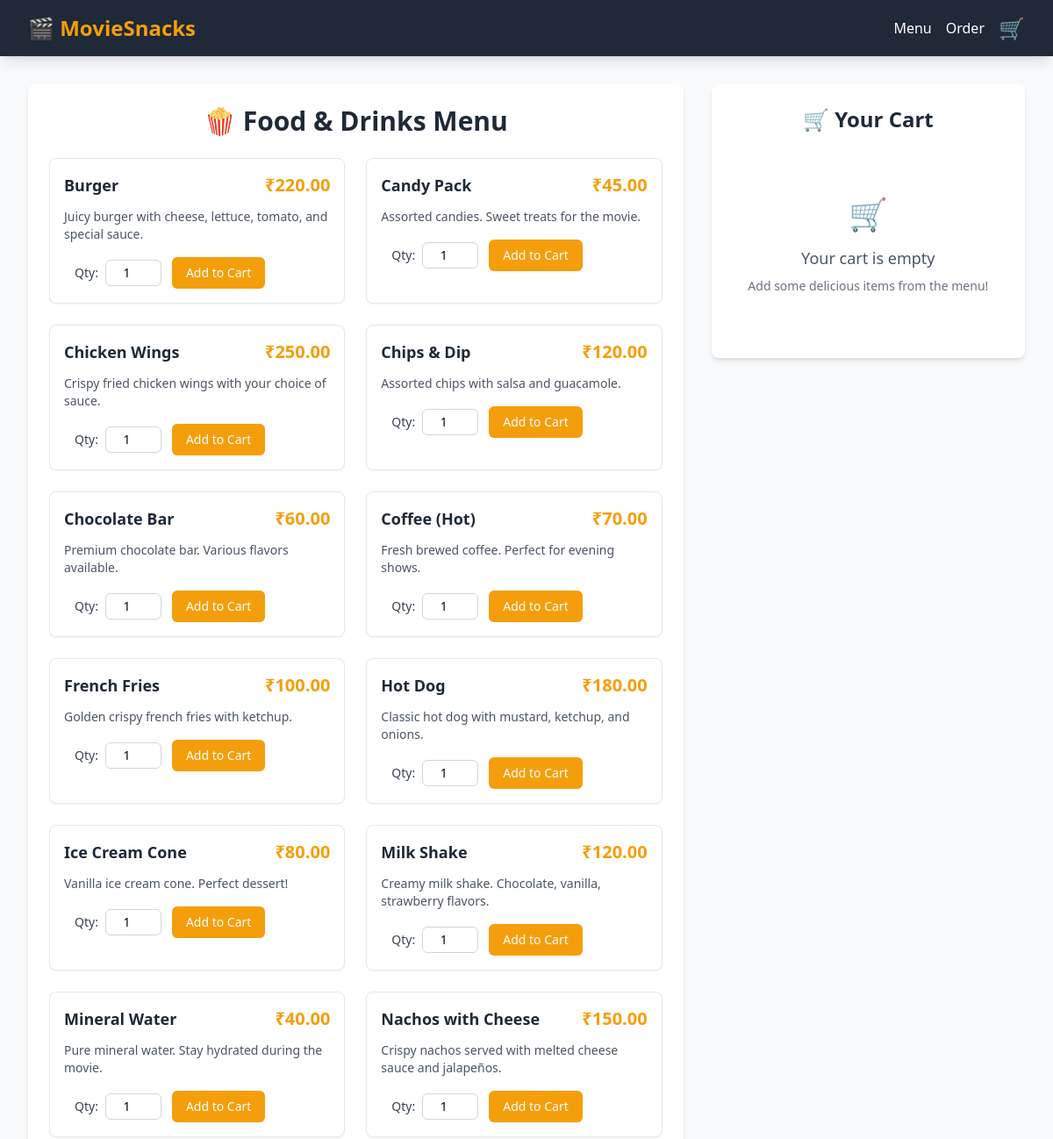
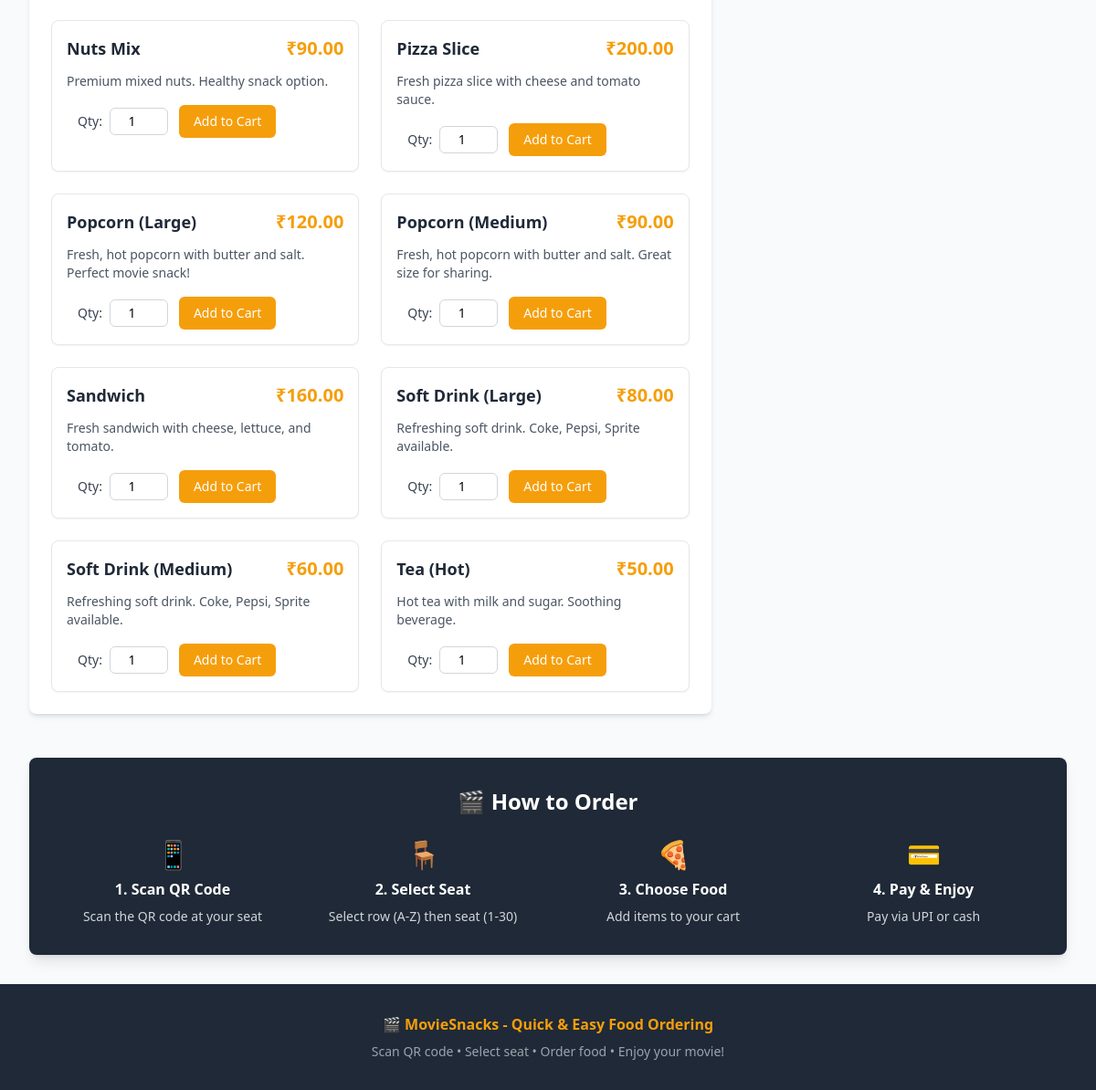
The page / on the database its author committed (2 pictures, top to bottom).
### food_booking/models.py (models this page shows, shortened)
class FoodItem(models.Model):
    name = models.CharField(max_length=100)
    description = models.TextField()
    price = models.DecimalField(
        max_digits=8,
        decimal_places=2,
        validators=[MinValueValidator(Decimal('0.01'))]
    )
    available = models.BooleanField(default=True)
    created_at = models.DateTimeField(auto_now_add=True)
    updated_at = models.DateTimeField(auto_now=True)
    class Meta:
        ordering = ['name']

### food_booking/views.py (the view)
# urls.py: path('', views.menu_view, name='menu'),
def menu_view(request):
    food_items = FoodItem.objects.filter(available=True).order_by('name')
    if 'cart' not in request.session:
        request.session['cart'] = {}
    context = {
        'food_items': food_items,
        'cart': request.session['cart'],
        'cart_total': sum(item['price'] * item['quantity'] for item in request.session['cart'].values()),
        'cart_count': sum(item['quantity'] for item in request.session['cart'].values())
    }
    return render(request, 'food_booking/menu.html', context)

### templates/food_booking/menu.html (shortened to what this page needs)
{% extends 'base.html' %}
{% block content %}
<div class="grid grid-cols-1 lg:grid-cols-3 gap-8">
    <div class="lg:col-span-2">
        <div class="bg-white rounded-lg shadow-md p-6">
            <h2 class="text-3xl font-bold text-movie-dark mb-6 text-center">
                🍿 Food & Drinks Menu
            </h2>
            {% if food_items %}
                <div class="grid grid-cols-1 md:grid-cols-2 gap-6">
                    {% for item in food_items %}
                        <div class="food-card bg-white border border-gray-200 rounded-lg p-4 shadow-sm hover:shadow-md">
                            <div class="flex justify-between items-start mb-3">
                                <h3 class="text-lg font-semibold text-movie-dark">{{ item.name }}</h3>
                                <span class="text-xl font-bold text-movie-gold">₹{{ item.price }}</span>
                            </div>
                            <p class="text-gray-600 text-sm mb-4">{{ item.description }}</p>
                            <form method="post" action="{% url 'food_booking:add_to_cart' %}" class="flex items-center space-x-3">
                                <div class="flex items-center space-x-2">
                                    <label for="quantity-{{ item.id }}" class="text-sm font-medium text-gray-700">Qty:</label>
                                    <input type="number"
                                           name="quantity"
                                           id="quantity-{{ item.id }}"
                                           value="1"
                                           min="1"
                                           max="10"
                                           class="w-16 px-2 py-1 border border-gray-300 rounded-md text-center text-sm">
                                </div>
                                <button type="submit"
                                        class="bg-movie-gold hover:bg-yellow-600 text-white px-4 py-2 rounded-md text-sm font-medium transition-colors">
                                    Add to Cart
                                </button>
                            </form>
                        </div>
                    {% endfor %}
                </div>
            {% else %}
                <div class="text-center py-12">
                    <div class="text-6xl mb-4">🍿</div>
                    <h3 class="text-xl text-gray-600 mb-2">No food items available</h3>
                    <p class="text-gray-500">Please check back later or contact staff.</p>
                </div>
            {% endif %}
        </div>
    </div>
    <div class="lg:col-span-1">
        <div class="bg-white rounded-lg shadow-md p-6 sticky top-8">
            <h3 class="text-2xl font-bold text-movie-dark mb-6 text-center">
                🛒 Your Cart
            </h3>
            {% if cart %}
                <div class="space-y-4 mb-6">
                    {% for item_id, item in cart.items %}
                        <div class="flex items-center justify-between p-3 bg-gray-50 rounded-lg">
                            <div class="flex-1">
                                <h4 class="font-medium text-movie-dark">{{ item.name }}</h4>
                                <p class="text-sm text-gray-600">₹{{ item.price }} × {{ item.quantity }}</p>
                            </div>
                            <div class="flex items-center space-x-2">
                                <form method="post" action="{% url 'food_booking:update_cart' %}" class="flex items-center space-x-2">
                                    {% csrf_token %}
                                    <input type="hidden" name="item_id" value="{{ item_id }}">
                                    <input type="number"
                                           name="quantity"
                                           value="{{ item.quantity }}"
                                           min="0"
                                           max="10"
                                           class="w-16 px-2 py-1 border border-gray-300 rounded-md text-center text-sm">
                                    <button type="submit"
                                            class="bg-blue-500 hover:bg-blue-600 text-white px-2 py-1 rounded text-xs transition-colors">
                                        Update
                                    </button>
                                </form>
                                <form method="post" action="{% url 'food_booking:remove_from_cart' item_id %}" class="inline">
                                    {% csrf_token %}
                                    <button type="submit"
                                            class="bg-red-500 hover:bg-red-600 text-white px-2 py-1 rounded text-xs transition-colors">
                                        Remove
                                    </button>
                                </form>
                            </div>
                        </div>
                    {% endfor %}
                </div>
                <div class="border-t pt-4 mb-6">
                    <div class="flex justify-between items-center text-lg font-semibold">
                        <span>Total:</span>
                        <span class="text-movie-gold">₹{{ cart_total|floatformat:2 }}</span>
                    </div>
                </div>
                <div class="space-y-3">
                    <a href="{% url 'food_booking:order_form' %}"
                       class="w-full bg-movie-gold hover:bg-yellow-600 text-white py-3 px-4 rounded-md font-medium text-center block transition-colors">
                        Proceed to Order
                    </a>
                    <form method="post" action="{% url 'food_booking:clear_cart' %}" class="w-full">
                        {% csrf_token %}
                        <button type="submit"
                                class="w-full bg-gray-500 hover:bg-gray-600 text-white py-2 px-4 rounded-md font-medium transition-colors">
                            Clear Cart
                        </button>
                    </form>
                </div>
            {% else %}
                <div class="text-center py-12">
                    <div class="text-4xl mb-4">🛒</div>
                    <h4 class="text-lg text-gray-600 mb-2">Your cart is empty</h4>
                    <p class="text-gray-500 text-sm">Add some delicious items from the menu!</p>
                </div>
            {% endif %}
        </div>
    </div>
</div>
<div class="mt-12 bg-gradient-to-r from-movie-dark to-gray-800 rounded-lg shadow-lg p-8 text-white">
    <div class="text-center">
        <h3 class="text-2xl font-bold mb-4">🎬 How to Order</h3>
        <div class="grid grid-cols-1 md:grid-cols-4 gap-6 mt-6">
            <div class="text-center">
                <div class="text-3xl mb-2">📱</div>
                <h4 class="font-semibold mb-2">1. Scan QR Code</h4>
                <p class="text-gray-300 text-sm">Scan the QR code at your seat</p>
            </div>
            <div class="text-center">
                <div class="text-3xl mb-2">🪑</div>
                <h4 class="font-semibold mb-2">2. Select Seat</h4>
                <p class="text-gray-300 text-sm">Select row (A-Z) then seat (1-30)</p>
            </div>
            <div class="text-center">
                <div class="text-3xl mb-2">🍕</div>
                <h4 class="font-semibold mb-2">3. Choose Food</h4>
                <p class="text-gray-300 text-sm">Add items to your cart</p>
            </div>
            <div class="text-center">
                <div class="text-3xl mb-2">💳</div>
                <h4 class="font-semibold mb-2">4. Pay & Enjoy</h4>
                <p class="text-gray-300 text-sm">Pay via UPI or cash</p>
            </div>
        </div>
    </div>
</div>
{% endblock %}

### templates/base.html (shortened to what this page needs)
<!DOCTYPE html>
<html lang="en">
<head>
    <script src="https://cdn.tailwindcss.com"></script>
</head>
<body class="bg-gray-50 min-h-screen">
    <nav class="bg-movie-dark text-white shadow-lg">
        <div class="max-w-7xl mx-auto px-4 sm:px-6 lg:px-8">
            <div class="flex justify-between items-center h-16">
                <div class="flex items-center">
                    <h1 class="text-2xl font-bold text-movie-gold">
                        🎬 MovieSnacks
                    </h1>
                </div>
                <div class="flex items-center space-x-4">
                    <a href="{% url 'food_booking:menu' %}" class="hover:text-movie-gold transition-colors">
                        Menu
                    </a>
                    <a href="{% url 'food_booking:order_form' %}" class="hover:text-movie-gold transition-colors">
                        Order
                    </a>
                    <div class="relative">
                        <a href="{% url 'food_booking:menu' %}" class="text-2xl hover:text-movie-gold transition-colors">
                            🛒
                        </a>
                    </div>
                </div>
            </div>
        </div>
    </nav>
    <main class="max-w-7xl mx-auto px-4 sm:px-6 lg:px-8 py-8">
        {% block content %}{% endblock %}
    </main>
    <footer class="bg-movie-dark text-white py-8 mt-auto">
        <div class="max-w-7xl mx-auto px-4 sm:px-6 lg:px-8">
            <div class="text-center">
                <p class="text-movie-gold font-semibold">🎬 MovieSnacks - Quick & Easy Food Ordering</p>
                <p class="text-gray-400 text-sm mt-2">Scan QR code • Select seat • Order food • Enjoy your movie!</p>
            </div>
        </div>
    </footer>
</body>
</html>

### rows shown on the page
FoodItem: name "Burger", price "220.00", description "Juicy burger with cheese, lettuce, tomato, and special sauce.", quantity "1"
FoodItem: name "Candy Pack", price "45.00", description "Assorted candies. Sweet treats for the movie.", quantity "1"
FoodItem: name "Chicken Wings", price "250.00", description "Crispy fried chicken wings with your choice of sauce.", quantity "1"
FoodItem: name "Chips & Dip", price "120.00", description "Assorted chips with salsa and guacamole.", quantity "1"
FoodItem: name "Chocolate Bar", price "60.00", description "Premium chocolate bar. Various flavors available.", quantity "1"
FoodItem: name "Coffee (Hot)", price "70.00", description "Fresh brewed coffee. Perfect for evening shows.", quantity "1"
FoodItem: name "French Fries", price "100.00", description "Golden crispy french fries with ketchup.", quantity "1"
FoodItem: name "Hot Dog", price "180.00", description "Classic hot dog with mustard, ketchup, and onions.", quantity "1"
FoodItem: name "Ice Cream Cone", price "80.00", description "Vanilla ice cream cone. Perfect dessert!", quantity "1"
FoodItem: name "Milk Shake", price "120.00", description "Creamy milk shake. Chocolate, vanilla, strawberry flavors.", quantity "1"
FoodItem: name "Mineral Water", price "40.00", description "Pure mineral water. Stay hydrated during the movie.", quantity "1"
FoodItem: name "Nachos with Cheese", price "150.00", description "Crispy nachos served with melted cheese sauce and jalapeños.", quantity "1"
FoodItem: name "Nuts Mix", price "90.00", description "Premium mixed nuts. Healthy snack option.", quantity "1"
FoodItem: name "Pizza Slice", price "200.00", description "Fresh pizza slice with cheese and tomato sauce.", quantity "1"
FoodItem: name "Popcorn (Large)", price "120.00", description "Fresh, hot popcorn with butter and salt. Perfect movie snack!", quantity "1"
FoodItem: name "Popcorn (Medium)", price "90.00", description "Fresh, hot popcorn with butter and salt. Great size for sharing.", quantity "1"
FoodItem: name "Sandwich", price "160.00", description "Fresh sandwich with cheese, lettuce, and tomato.", quantity "1"
FoodItem: name "Soft Drink (Large)", price "80.00", description "Refreshing soft drink. Coke, Pepsi, Sprite available.", quantity "1"
FoodItem: name "Soft Drink (Medium)", price "60.00", description "Refreshing soft drink. Coke, Pepsi, Sprite available.", quantity "1"
FoodItem: name "Tea (Hot)", price "50.00", description "Hot tea with milk and sugar. Soothing beverage.", quantity "1"
